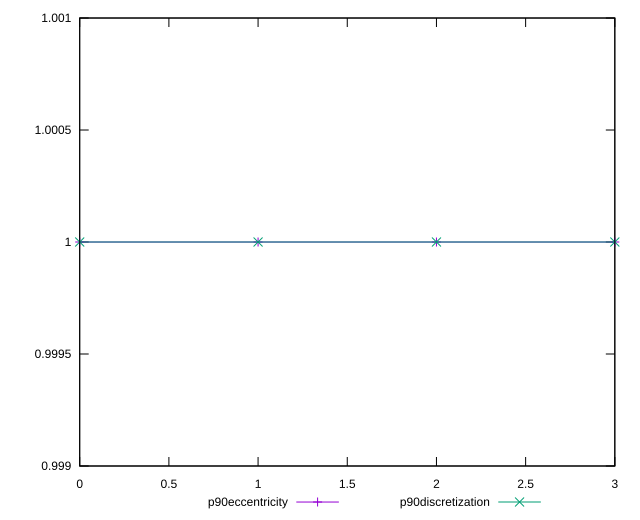

Generate this figure with gnuplot:
reset

$p90Eccentricity <<EOF
0 1.0000000000000002
1 0.9999999999999997
2 0.9999999999999997
3 1.0000000000000004
EOF

$p90Discretization <<EOF
0 1
1 1
2 1
3 1
EOF

set key outside below
set xrange [0:3]
set yrange [0.9989999999999997:1.0010000000000003]
set trange [0.9989999999999997:1.0010000000000003]
set terminal svg size 640, 520 enhanced background rgb 'white'
set output "reports/report_00033_2021-03-01T14-23-16.841Z/mainthread-work-breakdown/progression/eccentricity.svg"

plot $p90Eccentricity title "p90eccentricity" with linespoints, \
     $p90Discretization title "p90discretization" with linespoints

reset
